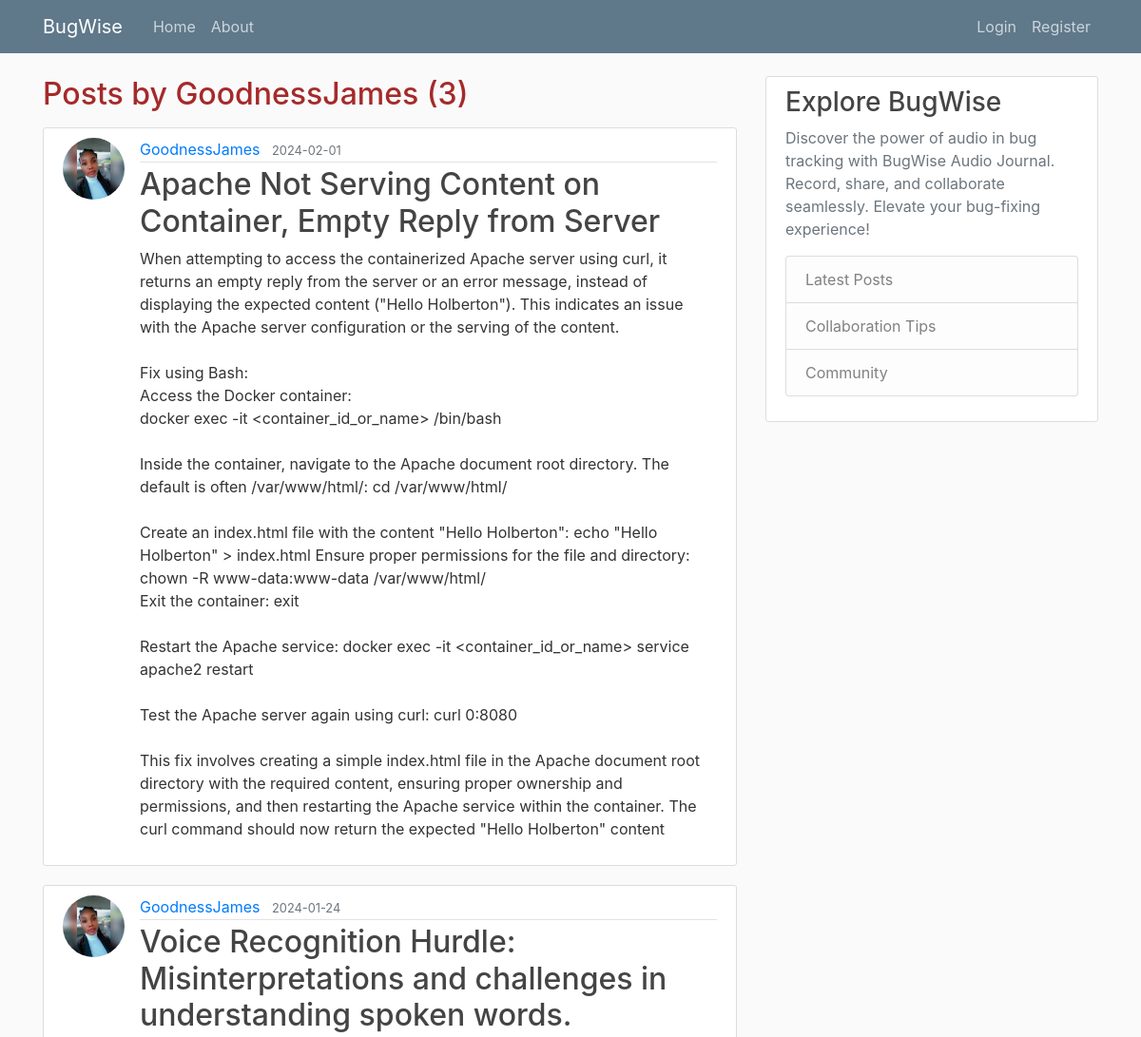
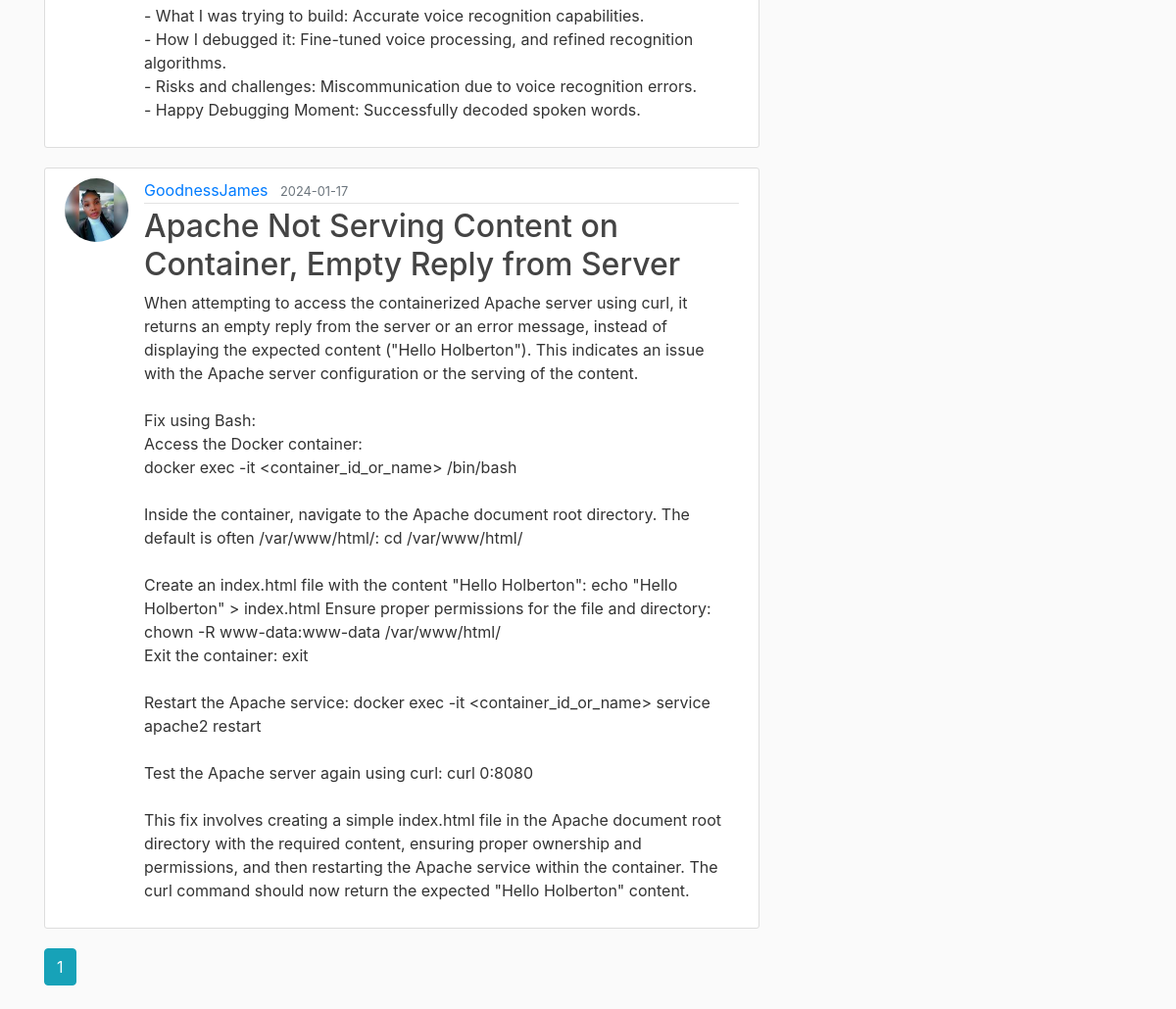
Screenshot of /user/GoodnessJames with the database file from the repository (2 pictures, top to bottom).
### audio_journal/models.py (models this page shows, shortened)
class User(db.Model, UserMixin):
    id = db.Column(db.Integer, primary_key=True)
    username = db.Column(db.String(20), unique=True, nullable=False)
    email = db.Column(db.String(120), unique=True, nullable=False)
    image_file = db.Column(db.String(20), nullable=False,
                           default='default.jpg')
    password = db.Column(db.String(60), nullable=False)
    posts = db.relationship('Post', backref='author', lazy=True)

class Post(db.Model):
    id = db.Column(db.Integer, primary_key=True)
    title = db.Column(db.String(100), nullable=False)
    date_posted = db.Column(db.DateTime, nullable=False,
                            default=datetime.utcnow)
    content = db.Column(db.Text, nullable=False)
    audio_data = db.Column(db.String(255), nullable=True)  # New field for audio data
    user_id = db.Column(db.Integer, db.ForeignKey('user.id'), nullable=False)

### audio_journal/routes.py (the view)
@app.route("/user/<string:username>")
def user_posts(username):
    page = request.args.get('page', 1, type=int)
    user = User.query.filter_by(username=username).first_or_404()
    posts = Post.query.filter_by(author=user)\
        .order_by(Post.date_posted.desc())\
        .paginate(page=page, per_page=5)
    return render_template("user_posts.html", posts=posts, user=user)

### audio_journal/templates/user_posts.html (shortened to what this page needs)
{% extends "layout.html" %}
{% block content %}
    <h2 class="mb-3" style="color: brown;">Posts by {{ user.username }} ({{ posts.total }})</h2>
    {% for post in posts.items %}
        <article class="media content-section">
            <img class="rounded-circle article-img" src="{{ url_for('static', filename='profile_pics/' + post.author.image_file) }}" alt="User image attached to a post">
            <div class="media-body">
                <div class="article-metadata">
                    <a class="mr-2" href="{{ url_for('user_posts', username=post.author.username) }}">{{ post.author.username }}</a>
                    <small class="text-muted">{{ post.date_posted.strftime("%Y-%m-%d") }}</small>
                </div>
                <h2><a class="article-title" href="{{ url_for('post', post_id=post.id) }}">{{ post.title }}</a></h2>
                <p class="article-content">{{ post.content }}</p>
            </div>
        </article>
    {% endfor %}
    {% for page_num in posts.iter_pages(left_edge=1, right_edge=1, left_current=1, right_current=2) %}
        {% if page_num %}
            {% if posts.page == page_num %}
                <a class="btn btn-info mb-4" href="{{ url_for('user_posts', username=user.username, page=page_num) }}">{{ page_num }}</a>
            {% else %}
                <a class="btn btn-outline-info mb-4" href="{{ url_for('user_posts', username=user.username, page=page_num) }}">{{ page_num }}</a>
            {% endif %}
        {% else %}
            ...
        {% endif %}
    {% endfor %}
{% endblock content %}

### audio_journal/static/main.css (style rules this page uses)
body { background: #fafafa; color: #333333; margin-top: 5rem; }
h1, h2, h3, h4, h5, h6 { color: #444444; }
.content-section { background: #ffffff; padding: 10px 20px; border: 1px solid #dddddd; border-radius: 3px; margin-bottom: 20px; }
.article-title { color: #444444; }
.article-content { white-space: pre-line; }
.article-img { height: 65px; width: 65px; margin-right: 16px; }
.article-metadata { padding-bottom: 1px; margin-bottom: 4px; border-bottom: 1px solid #e3e3e3 }

### rows the page displays
User: username "GoodnessJames"
Post: image_file (picture), author.username "GoodnessJames", date_posted "2024-02-01", title "Apache Not Serving Content on Container, Empty Reply from Server", content "When attempting to access the containerized Apache server using curl, it returns an empty reply from the server or an error message, instead of displaying the expected content (\"Hello Holberton\"). This indicates an issue with the Apache server configuration or the serving of the content. Fix using Bash: Access the Docker container: docker exec -it <container_id_or_name> /bin/bash Inside the container, navigate to the Apache document root directory. The default is often /var/www/html/: cd /var/www/html/ Create an index.html file with the content \"Hello Holberton\": echo \"Hello Holberton\" > index.html Ensure proper permissions for the file and directory: chown -R www-data:www-data…"
Post: image_file (picture), author.username "GoodnessJames", date_posted "2024-01-24", title "Voice Recognition Hurdle: Misinterpretations and challenges in understanding spoken words.", content "- What I was trying to build: Accurate voice recognition capabilities. - How I debugged it: Fine-tuned voice processing, and refined recognition algorithms. - Risks and challenges: Miscommunication due to voice recognition errors. - Happy Debugging Moment: Successfully decoded spoken words."
Post: image_file (picture), author.username "GoodnessJames", date_posted "2024-01-17", title "Apache Not Serving Content on Container, Empty Reply from Server", content "When attempting to access the containerized Apache server using curl, it returns an empty reply from the server or an error message, instead of displaying the expected content (\"Hello Holberton\"). This indicates an issue with the Apache server configuration or the serving of the content. Fix using Bash: Access the Docker container: docker exec -it <container_id_or_name> /bin/bash Inside the container, navigate to the Apache document root directory. The default is often /var/www/html/: cd /var/www/html/ Create an index.html file with the content \"Hello Holberton\": echo \"Hello Holberton\" > index.html Ensure proper permissions for the file and directory: chown -R www-data:www-data…"

### other values shown
{{ posts.total }} "3"
{{ page_num }} "1"
